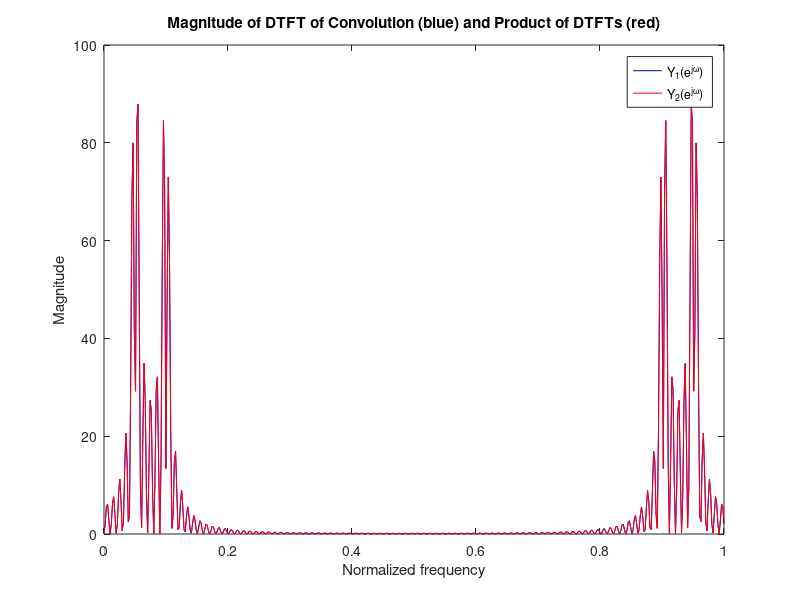

Write MATLAB code to recreate this figure.
% Define the two input sequences
n = 0:99; % time index
x1 = sin(0.1*pi*n); % input sequence 1
x2 = cos(0.2*pi*n); % input sequence 2

% Compute the convolution of the two input sequences
y = conv(x1, x2); % convolution of x1 and x2

% Compute the DTFTs of the input sequences and the output sequence
N = 512; % number of frequency points
X1 = fft(x1, N); % DTFT of x1
X2 = fft(x2, N); % DTFT of x2
Y1 = fft(y, N); % DTFT of y

% Compute the product of the DTFTs of x1 and x2
Y2 = X1 .* X2; % product of DTFTs of x1 and x2

% Plot the magnitude and phase of the DTFTs of y and X1X2
figure;
plot(linspace(0,1,N), abs(Y1), 'b', linspace(0,1,N), abs(Y2), 'r');
xlabel('Normalized frequency');
ylabel('Magnitude');
title('Magnitude of DTFT of Convolution (blue) and Product of DTFTs (red)');
legend('Y_1(e^{j\omega})', 'Y_2(e^{j\omega})');
